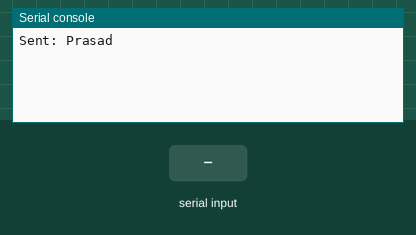
Recording of a program running on a simulated ESP32 board running MicroPython. Shown: the last lines printed to the serial console. Inputs (shaded band) come from the test bench.

Above: at 1.2 s.
1.3 s: "1\n" received over the second serial link
At 4.3 s:
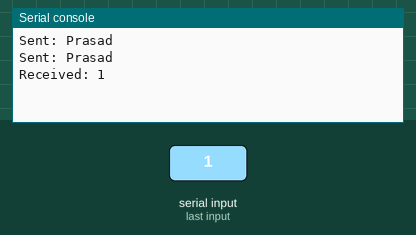
5.5 s: "0\n" received over the second serial link
At 7.9 s:
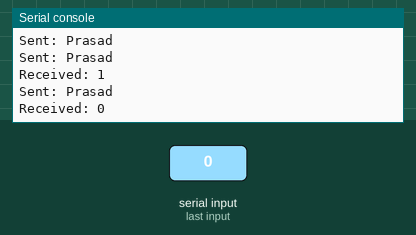
8.6 s: "2\n" received over the second serial link
At 11.4 s:
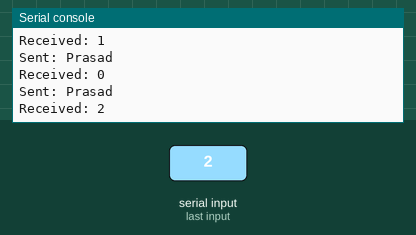

Measured:
- after the input at 1.3 s, the serial console: prints a new line after 2.7 s (image 1)
- after the input at 5.5 s, the serial console: prints a new line after 1.5 s (image 2)
- after the input at 8.6 s, the serial console: prints a new line after 1.4 s (image 3)

The program:

uart.py
```python
from machine import UART, Pin
import time

# Initialize two UART ports (change pins depending on board)
# UART1: TX=17, RX=16
# UART2: TX=25, RX=26  (example for ESP32)
uart1 = UART(1, baudrate=9600, tx=17, rx=16)
uart2 = UART(2, baudrate=9600, tx=25, rx=26)

name = "Prasad\n"   # Data to send (your name)

while True:
    # Send data from UART1
    uart1.write(name)
    print("Sent:", name.strip())

    time.sleep(1)  # small delay

    # Read data at UART2
    if uart2.any():
        received = uart2.read().decode('utf-8')
        print("Received:", received.strip())

    time.sleep(2)
```
